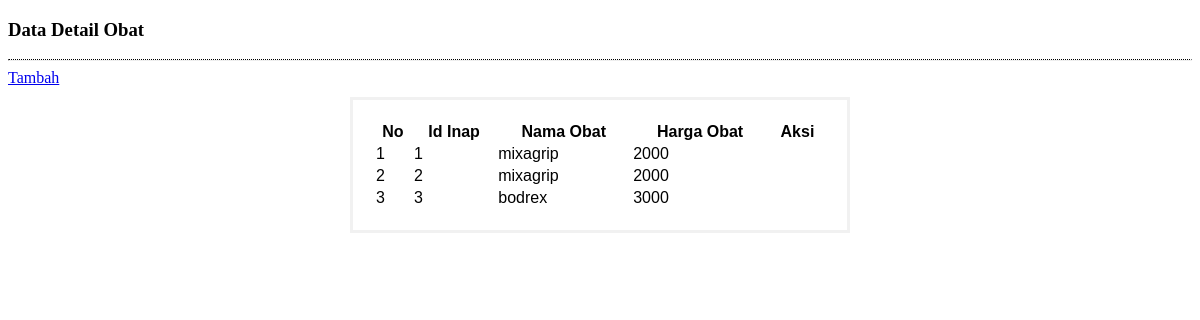
/panggil/detail_obat/index.php, run on an earlier commit of the app's database.
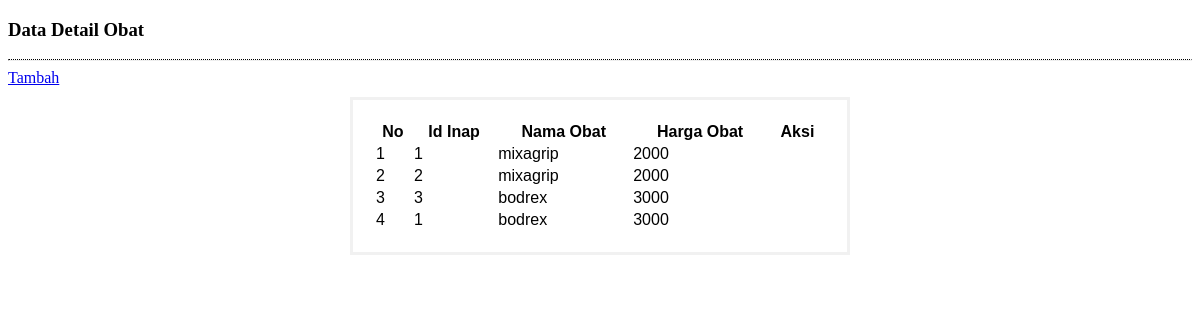
And on a later commit of the database.
### tables this page shows
CREATE TABLE `detail_obat` (
  `id_detail` int(11) NOT NULL,
  `id_inap` int(11) NOT NULL,
  `id_obat` int(11) NOT NULL
);

CREATE TABLE `inap` (
  `id_inap` int(11) NOT NULL,
  `tgl_masuk` date NOT NULL,
  `tgl_keluar` date NOT NULL,
  `lama` int(10) NOT NULL,
  `id_pasien` int(11) NOT NULL,
  `id_kamar` int(11) NOT NULL,
  `status` int(1) NOT NULL
);

CREATE TABLE `obat` (
  `id_obat` int(11) NOT NULL,
  `nama_obat` varchar(20) NOT NULL,
  `harga` int(20) NOT NULL
);

### panggil/detail_obat/index.php (the view, shortened to what this page needs)
<!DOCTYPE html>
<html>
<head>
</head>
<body>
</body>
</html>
<?php
	require_once('koneksi.php');
	$query 	= "SELECT do.id_detail, i.id_inap, o.nama_obat, o.harga
	FROM detail_obat do JOIN inap i ON do.id_inap=i.id_inap
	JOIN obat o ON do.id_obat=o.id_obat";
	$link 	= "index.php?lihat=detail_obat/";
?>
<div class="row">
	<div class="col-lg-12">
		<h3 class = "text-primary">Data Detail Obat</h3>
		<hr style = "border-top:1px dotted #000;"/>
		<a href="<?= $link.'tambah' ?>" class="btn btn-success btn-sm">
			<span class="glyphicon glyphicon-plus"></span> Tambah
		</a>
		<div class="box-body table-responsive no-padding">
			<table class="table table-hover table-bordered" style="margin-top: 10px">
				<tr class="info">
					<th>No</th>
					<th>Id Inap</th>
					<th>Nama Obat</th>
					<th>Harga Obat</th>
					<th style="text-align: center;">Aksi</th>
				</tr>
				<?php if($data = mysqli_query($koneksi,$query)): ?>
					<?php $no = 1 ?>
					<?php while($tampil = mysqli_fetch_object($data)): ?>
						<tr>
							<td><?= $no ?></td>
							<td><?= $tampil->id_inap ?></td>
							<td><?= $tampil->nama_obat?></td>
							<td><?= $tampil->harga?></td>
							<td style="text-align: center;">
							</td>
						</tr>
						<?php $no++ ?>
					<?php endwhile ?>
				<?php endif ?>
			</table>
		</div>
	</div>
</div>

What changed in the data, as far as the page shows it:
added detail_obat: id_inap.id_inap "1", id_obat.nama_obat "bodrex", id_obat.harga "3000"
